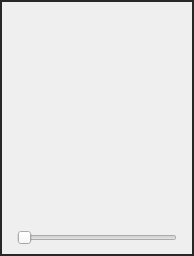
<?xml version="1.0" encoding="UTF-8"?>
<ui version="4.0">
 <class>Preview</class>
 <widget class="QWidget" name="Preview">
  <property name="geometry">
   <rect>
    <x>0</x>
    <y>0</y>
    <width>194</width>
    <height>256</height>
   </rect>
  </property>
  <property name="windowTitle">
   <string>Form</string>
  </property>
  <widget class="QLabel" name="previewLabel">
   <property name="geometry">
    <rect>
     <x>0</x>
     <y>0</y>
     <width>194</width>
     <height>256</height>
    </rect>
   </property>
   <property name="styleSheet">
    <string notr="true">border-color: rgb(38, 39, 40);
border-style: solid;
border-width: 2px;</string>
   </property>
   <property name="text">
    <string/>
   </property>
   <property name="alignment">
    <set>Qt::AlignCenter</set>
   </property>
  </widget>
  <widget class="QSlider" name="fpsSlider">
   <property name="geometry">
    <rect>
     <x>17</x>
     <y>230</y>
     <width>160</width>
     <height>16</height>
    </rect>
   </property>
   <property name="orientation">
    <enum>Qt::Horizontal</enum>
   </property>
  </widget>
  <widget class="QLabel" name="imageHolder">
   <property name="geometry">
    <rect>
     <x>17</x>
     <y>10</y>
     <width>161</width>
     <height>211</height>
    </rect>
   </property>
   <property name="text">
    <string/>
   </property>
  </widget>
 </widget>
 <resources/>
 <connections/>
</ui>
